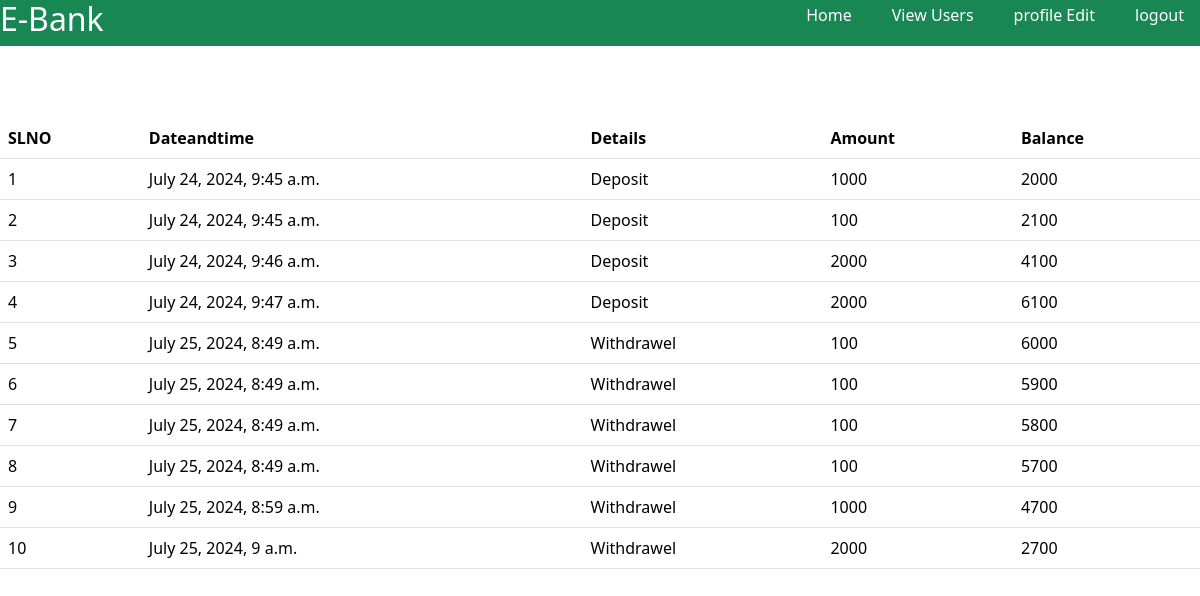
/bankuserhistory/2, run on the app's committed database.
### app/models.py (models this page shows, shortened)
class transaction(models.Model):
    user_id = models.ForeignKey(CustomeUser, on_delete=models.CASCADE)
    details=models.CharField(null=True,blank=True,max_length=200)
    amount=models.IntegerField(null=True,blank=True)
    balance=models.IntegerField(null=True,blank=True)
    dateandtime = models.DateTimeField(auto_now_add=True)

### app/views.py (the view)
# urls.py: path('bankuserhistory/<int:id>',views.bankuserhistory,name='bankuserhistory')
def bankuserhistory(request,id):
    data = transaction.objects.filter(user_id=id)
    return render(request,'bankuserhistory.html',{'data':data})

### templates/bankuserhistory.html (shortened to what this page needs)
{% extends 'bankhome.html' %}
{% block content %}
        <table class="table">
                <tr>
                    <th>SLNO</th>
                    <th>Dateandtime</th>
                    <th>Details</th>
                    <th>Amount</th>
                    <th>Balance</th>
                </tr>
                <br>
                {% for i in data %}
                <tr>
                    <td>{{ forloop.counter }}</td>
                    <td>{{ i.dateandtime }}</td>
                    <td>{{ i.details }}</td>
                    <td>{{ i.amount }}</td>
                    <td>{{ i.balance }}</td>
                </tr>
                {% endfor %}
            </table>
{% endblock %}

### templates/bankhome.html (shortened to what this page needs)
<!DOCTYPE html>
<html lang="en">
<head>
    <link href="https://cdn.jsdelivr.net/npm/bootstrap@5.3.3/dist/css/bootstrap.min.css" rel="stylesheet">
</head>
<body>
    <nav class="bg-success d-flex align-items-center justify-content-between mb-5">
        <div class="">
            <h2 class="text-white">E-Bank</h2>
        </div>
        <div>
            <ul class="d-flex gap-2 list-unstyled">
                <li><a href="" class="text-decoration-none text-white p-3">Home</a></li>
                <li><a href="{% url 'viewusers' %}" class="text-decoration-none text-white p-3">View Users</a></li>
                <li><a href="{% url 'bankprofileedit' %}" class="text-decoration-none text-white p-3">profile Edit</a></li>
                <li><a href="{% url 'logout' %}" class="text-decoration-none text-white p-3">logout</a></li>
            </ul>
        </div>
    </nav>
{% block content %}{% endblock %}
</body>
</html>

### data on the page
transaction: dateandtime "July 24, 2024, 9:45 a.m.", details "Deposit", amount "1000", balance "2000"
transaction: dateandtime "July 24, 2024, 9:45 a.m.", details "Deposit", amount "100", balance "2100"
transaction: dateandtime "July 24, 2024, 9:46 a.m.", details "Deposit", amount "2000", balance "4100"
transaction: dateandtime "July 24, 2024, 9:47 a.m.", details "Deposit", amount "2000", balance "6100"
transaction: dateandtime "July 25, 2024, 8:49 a.m.", details "Withdrawel", amount "100", balance "6000"
transaction: dateandtime "July 25, 2024, 8:49 a.m.", details "Withdrawel", amount "100", balance "5900"
transaction: dateandtime "July 25, 2024, 8:49 a.m.", details "Withdrawel", amount "100", balance "5800"
transaction: dateandtime "July 25, 2024, 8:49 a.m.", details "Withdrawel", amount "100", balance "5700"
transaction: dateandtime "July 25, 2024, 8:59 a.m.", details "Withdrawel", amount "1000", balance "4700"
transaction: dateandtime "July 25, 2024, 9 a.m.", details "Withdrawel", amount "2000", balance "2700"
